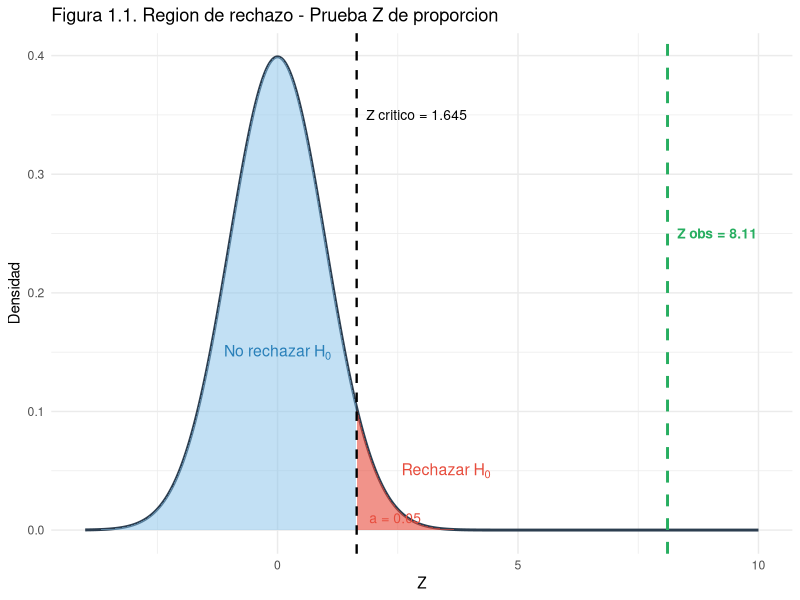
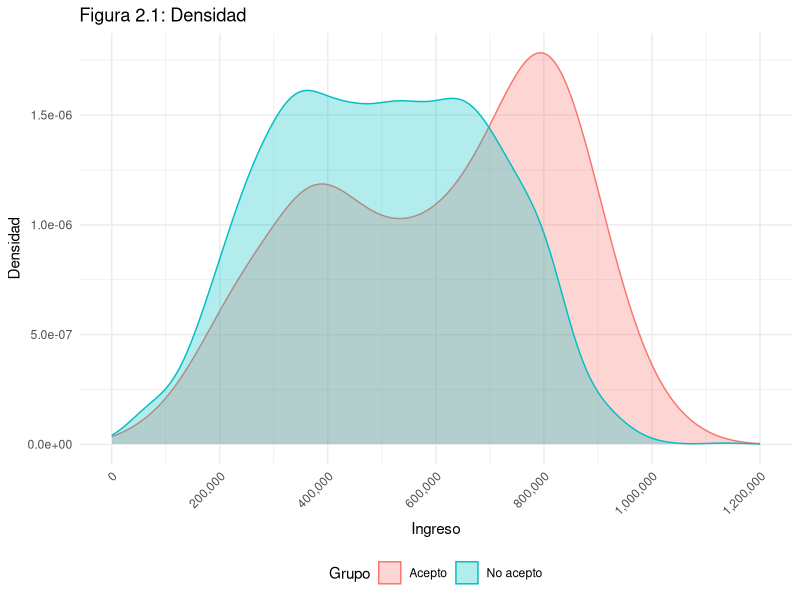
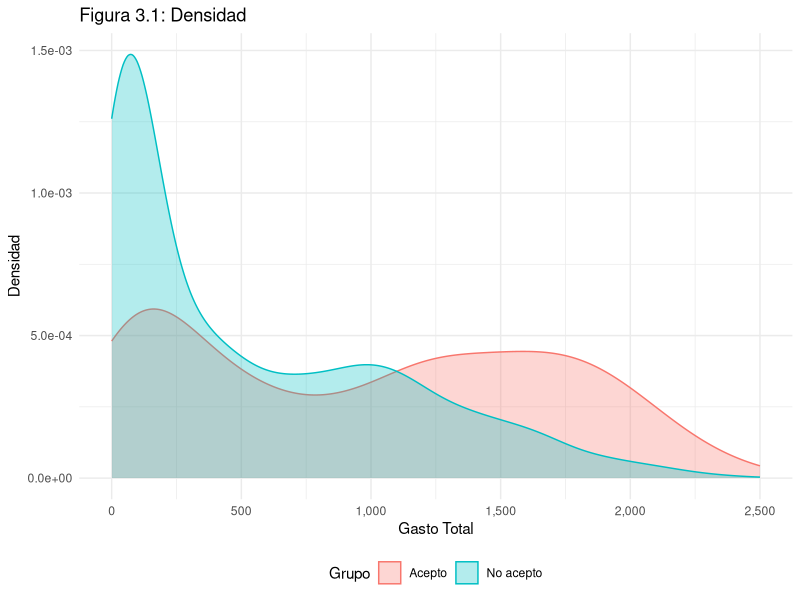
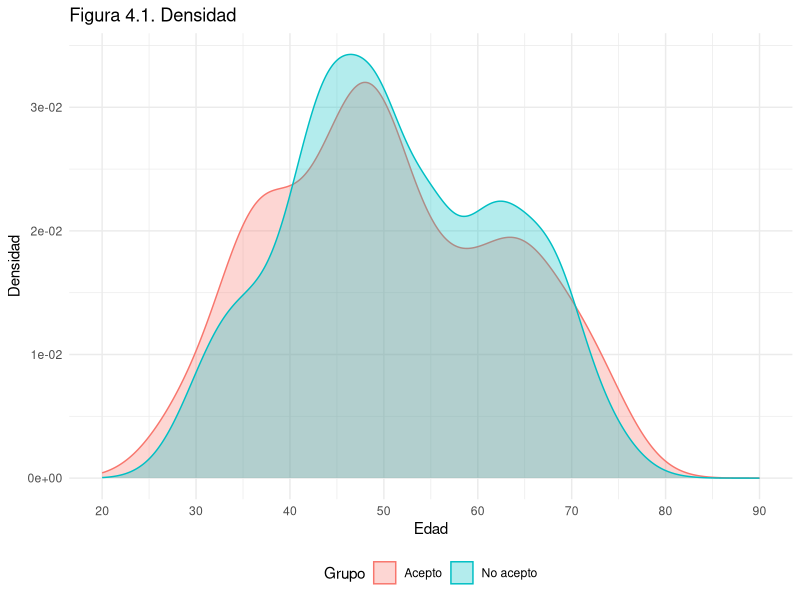

The R script that drew these images, in order:
## ---- chunk 1
knitr::opts_chunk$set(echo = TRUE, warning = FALSE, message = FALSE)
library(knitr)
library(kableExtra)
library(tidyverse)
library(scales)
library(boot)
library(car)
library(nortest)
library(patchwork)
## ---- chunk 2
datos <- read.csv("datos_limpios_actividad1.csv")
## ---- chunk 3
# Parametros
n  <- nrow(datos)
p0 <- 0.10

# Condiciones supuesto 3
cond1 <- n * p0
cond2 <- n * (1 - p0)

# Proporcion muestral
x     <- sum(datos$Respuesta)
p_hat <- x / n
## ---- chunk 4
tabla_sup <- data.frame(
  Supuesto     = c("Variable binaria (Bernoulli)",
                   "Independencia de observaciones",
                   "n * p0 >= 5",
                   "n * (1 - p0) >= 5",
                   "Proporcion hipotetica conocida",
                   "Proporcion muestral"),
  Verificacion = c("Respuesta = {0, 1}",
                   "Clientes independientes entre si",
                   paste0("2041 x 0.10 = ", cond1),
                   paste0("2041 x 0.90 = ", cond2),
                   "p0 = 0.10",
                   paste0("x/n = ", x, "/", n, " = ", round(p_hat, 4))),
  Cumple       = c("Si", "Si", "Si", "Si", "Si", "Si")
)

kable(tabla_sup,
      caption = "Tabla 1.1: Verificacion de supuestos - Prueba Z de proporcion",
      align   = "llc") |>
  kable_styling(bootstrap_options = c("striped", "hover", "condensed"),
                full_width = FALSE,
                font_size  = 13)
## ---- chunk 5
# Nivel de significancia
alpha <- 0.05

# Estadistico Z observado
Z_obs <- (p_hat - p0) / sqrt(p0 * (1 - p0) / n)

# Valor critico (prueba unilateral derecha)
Z_critico <- qnorm(1 - alpha)

# Valor p
p_valor <- pnorm(Z_obs, lower.tail = FALSE)

# Decision
decision <- ifelse(Z_obs > Z_critico, "Rechazar H0", "No rechazar H0")
## ---- chunk 6
tabla_prueba <- data.frame(
  Elemento = c("Proporcion muestral (p)",
               "Proporcion bajo H0 (p0)",
               "Tamano muestral (n)",
               "Estadistico Z observado",
               "Valor critico Z (alpha = 0.05)",
               "Valor p",
               "Decision"),
  Valor    = c(round(p_hat, 4),
               p0,
               n,
               round(Z_obs, 4),
               round(Z_critico, 4),
               ifelse(p_valor < 0.001, "< 0.001", round(p_valor, 4)),
               decision)
)

kable(tabla_prueba,
      caption = "Tabla 1.2: Resultados prueba Z de proporcion",
      align   = "lc") |>
  kable_styling(bootstrap_options = c("striped", "hover", "condensed"),
                full_width = FALSE,
                font_size  = 13) |>
  row_spec(7, bold = TRUE, background = "#d5f5e3")
## ---- chunk 7
x_z <- seq(-4, 10, length.out = 1000)
df_z <- data.frame(x = x_z, y = dnorm(x_z))

ggplot(df_z, aes(x = x, y = y)) +
  geom_line(color = "#2c3e50", linewidth = 1) +
  geom_area(data = subset(df_z, x <= Z_critico),
            fill = "#85c1e9", alpha = 0.5) +
  geom_area(data = subset(df_z, x >= Z_critico),
            fill = "#e74c3c", alpha = 0.6) +
  geom_vline(xintercept = Z_critico, linetype = "dashed",
             color = "black", linewidth = 0.8) +
  geom_vline(xintercept = Z_obs, linetype = "dashed",
             color = "#27ae60", linewidth = 1) +
  annotate("text", x = Z_critico + 0.2, y = 0.35,
           label = paste0("Z critico = ", round(Z_critico, 3)),
           hjust = 0, color = "black", size = 3.5) +
  annotate("text", x = Z_obs + 0.2, y = 0.25,
           label = paste0("Z obs = ", round(Z_obs, 2)),
           hjust = 0, color = "#27ae60", size = 3.5, fontface = "bold") +
  annotate("text", x = 0, y = 0.15,
           label = expression("No rechazar H"[0]),
           color = "#2980b9", size = 4) +
  annotate("text", x = 3.5, y = 0.05,
           label = expression("Rechazar H"[0]),
           color = "#e74c3c", size = 4) +
  annotate("text", x = Z_critico + 0.8, y = 0.01,
           label = "a = 0.05", color = "#e74c3c", size = 3.5) +
  labs(title = "Figura 1.1. Region de rechazo - Prueba Z de proporcion",x = "Z", y = "Densidad") +
  theme_minimal()
## ---- chunk 8
# Valor critico bilateral al 95%
Z_alpha2 <- qnorm(1 - alpha / 2)

# Error estandar
ee <- sqrt(p_hat * (1 - p_hat) / n)

# IC bilateral
IC_inf     <- p_hat - Z_alpha2 * ee
IC_sup     <- p_hat + Z_alpha2 * ee

# IC unilateral derecha (consistente con la prueba)
IC_uni_inf <- p_hat - qnorm(1 - alpha) * ee
IC_uni_sup <- 1
## ---- chunk 9
# Valor critico bilateral al 95%
Z_alpha2 <- qnorm(1 - alpha / 2)

# Error estandar
ee <- sqrt(p_hat * (1 - p_hat) / n)

# Limites del intervalo
IC_inf <- p_hat - Z_alpha2 * ee
IC_sup <- p_hat + Z_alpha2 * ee
## ---- chunk 10
tabla_ic <- data.frame(
  Elemento = c("Proporcion muestral (p)",
               "Error estandar",
               "Valor critico Z (alpha/2 = 0.025)",
               "IC bilateral - Limite inferior",
               "IC bilateral - Limite superior",
               "IC bilateral 95%",
               "IC unilateral derecha 95%"),
  Valor    = c(round(p_hat, 4),
               round(ee, 4),
               round(Z_alpha2, 4),
               round(IC_inf, 4),
               round(IC_sup, 4),
               paste0("[", round(IC_inf, 4), " , ", round(IC_sup, 4), "]"),
               paste0("[", round(IC_uni_inf, 4), " , 1]"))
)

kable(tabla_ic,
      caption = "Tabla 1.3: Intervalos de confianza de Wald al 95%",
      align   = "lc") |>
  kable_styling(bootstrap_options = c("striped", "hover", "condensed"),
                full_width = FALSE,
                font_size  = 13) |>
  row_spec(6, bold = TRUE, background = "#d5f5e3") |>
  row_spec(7, bold = TRUE, background = "#d5e5f5")
## ---- chunk 11
# Separar grupos
grupo1 <- datos$Ingreso[datos$Respuesta == 1]  # Acepto
grupo0 <- datos$Ingreso[datos$Respuesta == 0]  # No acepto

# Prueba F de Fisher para igualdad de varianzas
fisher_test <- var.test(grupo1, grupo0)

# Extraer resultados
F_obs    <- fisher_test$statistic
p_fisher <- fisher_test$p.value
IC_fisher <- fisher_test$conf.int
decision_fisher <- ifelse(p_fisher < 0.05, 
                          "Varianzas diferentes -> t-Welch",
                          "Varianzas iguales -> t-Student")
## ---- chunk 12
tabla_fisher <- data.frame(
  Elemento = c("Varianza grupo 1 (acepto)",
               "Varianza grupo 0 (no acepto)",
               "Estadistico F",
               "Valor p",
               "IC 95% cociente de varianzas",
               "Decision"),
  Valor    = c(round(var(grupo1), 2),
               round(var(grupo0), 2),
               round(F_obs, 4),
               ifelse(p_fisher < 0.001, "< 0.001", round(p_fisher, 4)),
               paste0("[", round(IC_fisher[1], 4), " , ", 
                      round(IC_fisher[2], 4), "]"),
               decision_fisher)
)

kable(tabla_fisher,
      caption = "Tabla 2.1. Prueba F de Fisher - Igualdad de varianzas",
      align = "lc") |>
  kable_styling(bootstrap_options = c("striped", "hover", "condensed"),
                full_width = FALSE, font_size = 13) |>
  row_spec(6, bold = TRUE, background = "#d5f5e3")
## ---- chunk 13
# Prueba t de Welch - unilateral derecha
ttest_p2 <- t.test(grupo1, grupo0,
                   alternative = "greater",
                   mu          = 0,
                   paired      = FALSE,
                   var.equal   = FALSE,
                   conf.level  = 0.95)

# Extraer resultados
t_obs     <- ttest_p2$statistic
gl        <- ttest_p2$parameter
p_ttest   <- ttest_p2$p.value
decision_t <- ifelse(p_ttest < 0.05, "Rechazar H0", "No rechazar H0")
## ---- chunk 14
tabla_ttest <- data.frame(
  Elemento = c("Media grupo 1 (acepto)",
               "Media grupo 0 (no acepto)",
               "Diferencia de medias",
               "Estadistico t observado",
               "Grados de libertad (Welch)",
               "Valor p",
               "Decision"),
  Valor    = c(format(round(mean(grupo1), 2), big.mark = ","),
               format(round(mean(grupo0), 2), big.mark = ","),
               format(round(mean(grupo1) - mean(grupo0), 2), big.mark = ","),
               round(t_obs, 4),
               round(gl, 2),
               ifelse(p_ttest < 0.001, "< 0.001", round(p_ttest, 4)),
               decision_t)
)

kable(tabla_ttest,
      caption = "Tabla 2.2. Resultados prueba t de Welch - Ingreso",
      align = "lc") |>
  kable_styling(bootstrap_options = c("striped", "hover", "condensed"),
                full_width = FALSE, font_size = 13) |>
  row_spec(7, bold = TRUE, background = "#d5f5e3")
## ---- chunk 15
# El IC se extrae directamente del objeto ttest_p2
IC_inf_p2 <- ttest_p2$conf.int[1]
IC_sup_p2 <- ttest_p2$conf.int[2]
## ---- chunk 16
tabla_ic_p2 <- data.frame(
  Elemento = c("Media grupo 1 (acepto)",
               "Media grupo 0 (no acepto)",
               "Diferencia de medias",
               "Limite inferior (95%)",
               "Limite superior (95%)",
               "Intervalo de confianza 95%"),
  Valor    = c(format(round(mean(grupo1), 2), big.mark = ","),
               format(round(mean(grupo0), 2), big.mark = ","),
               format(round(mean(grupo1) - mean(grupo0), 2), big.mark = ","),
               format(round(IC_inf_p2, 2), big.mark = ","),
               ifelse(is.infinite(IC_sup_p2), "Inf", 
                      format(round(IC_sup_p2, 2), big.mark = ",")),
               paste0("[", format(round(IC_inf_p2, 2), big.mark = ","),
                      " , ", ifelse(is.infinite(IC_sup_p2), "Inf",
                      format(round(IC_sup_p2, 2), big.mark = ",")), "]"))
)

kable(tabla_ic_p2,
      caption = "Tabla 2.3. Intervalo de confianza t-Welch al 95%",
      align   = "lc") |>
  kable_styling(bootstrap_options = c("striped", "hover", "condensed"),
                full_width = FALSE, font_size = 13) |>
  row_spec(6, bold = TRUE, background = "#d5f5e3")
## ---- chunk 17

# Crear data frame para el grafico
df_ingreso <- data.frame(
  Ingreso = c(grupo1, grupo0),
  Grupo   = c(rep("Acepto", length(grupo1)),
              rep("No acepto", length(grupo0)))
)

ggplot(df_ingreso, aes(x = Ingreso, fill = Grupo, color = Grupo)) +
  geom_density(alpha = 0.3) +
  scale_x_continuous(labels = scales::comma,
                     breaks = seq(0, 1200000, by = 200000),
                     limits = c(0, 1200000)) +
  scale_y_continuous(labels = scales::scientific,
                     breaks = seq(0, 2e-6, by = 5e-7)) +
  labs(title = "Figura 2.1: Densidad", x = "Ingreso", y = "Densidad") +
  theme_minimal() +
  theme(legend.position = "bottom",
        axis.text.x = element_text(angle = 45, hjust = 1))
## ---- chunk 18
# Prueba de Mann-Whitney (unilateral derecha)
mw_p2 <- wilcox.test(grupo1, grupo0,
                     alternative = "greater",
                     paired      = FALSE,
                     exact       = FALSE,
                     correct     = TRUE)

# Extraer resultados
W_obs       <- mw_p2$statistic
p_mw        <- mw_p2$p.value
decision_mw <- ifelse(p_mw < 0.05, "Rechazar H0", "No rechazar H0")
## ---- chunk 19
tabla_mw <- data.frame(
  Elemento = c("Mediana grupo 1 (acepto)",
               "Mediana grupo 0 (no acepto)",
               "Diferencia de medianas",
               "Estadistico W",
               "Valor p",
               "Decision"),
  Valor    = c(format(round(median(grupo1), 2), big.mark = ","),
               format(round(median(grupo0), 2), big.mark = ","),
               format(round(median(grupo1) - median(grupo0), 2), big.mark = ","),
               format(round(W_obs, 0), big.mark = ","),
               ifelse(p_mw < 0.001, "< 0.001", round(p_mw, 4)),
               decision_mw)
)

kable(tabla_mw,
      caption = "Tabla 2.4. Resultados prueba Mann-Whitney - Ingreso",
      align   = "lc") |>
  kable_styling(bootstrap_options = c("striped", "hover", "condensed"),
                full_width = FALSE, font_size = 13) |>
  row_spec(6, bold = TRUE, background = "#d5f5e3")
## ---- chunk 20
set.seed(123)
B <- 1000

# Funcion bootstrap: diferencia de medianas
boot_diff_medianas <- function(data, indices) {
  g1_boot <- sample(grupo1, size = length(grupo1), replace = TRUE)
  g0_boot <- sample(grupo0, size = length(grupo0), replace = TRUE)
  return(median(g1_boot) - median(g0_boot))
}

# Generar distribuciones bootstrap
boot_diffs <- replicate(B, {
  g1_boot <- sample(grupo1, size = length(grupo1), replace = TRUE)
  g0_boot <- sample(grupo0, size = length(grupo0), replace = TRUE)
  median(g1_boot) - median(g0_boot)
})

# IC percentil al 95%
IC_boot_inf <- quantile(boot_diffs, 0.025)
IC_boot_sup <- quantile(boot_diffs, 0.975)
## ---- chunk 21
tabla_ic_boot <- data.frame(
  Elemento = c("Mediana grupo 1 (acepto)",
               "Mediana grupo 0 (no acepto)",
               "Diferencia de medianas observada",
               "Limite inferior (95%)",
               "Limite superior (95%)",
               "Intervalo de confianza 95%"),
  Valor    = c(format(round(median(grupo1), 2), big.mark = ","),
               format(round(median(grupo0), 2), big.mark = ","),
               format(round(median(grupo1) - median(grupo0), 2), big.mark = ","),
               format(round(IC_boot_inf, 2), big.mark = ","),
               format(round(IC_boot_sup, 2), big.mark = ","),
               paste0("[", format(round(IC_boot_inf, 2), big.mark = ","),
                      " , ", format(round(IC_boot_sup, 2), big.mark = ","), "]"))
)

kable(tabla_ic_boot,
      caption = "Tabla 2.5. IC bootstrap percentil 95% - Diferencia de medianas",
      align   = "lc") |>
  kable_styling(bootstrap_options = c("striped", "hover", "condensed"),
                full_width = FALSE, font_size = 13) |>
  row_spec(6, bold = TRUE, background = "#d5f5e3")
## ---- chunk 22
# Separar grupos
g1_gasto <- datos$Gasto_Total[datos$Respuesta == 1]
g0_gasto <- datos$Gasto_Total[datos$Respuesta == 0]

# Prueba F de Fisher
fisher_p3    <- var.test(g1_gasto, g0_gasto)
F_obs_p3     <- fisher_p3$statistic
p_fisher_p3  <- fisher_p3$p.value
IC_fisher_p3 <- fisher_p3$conf.int
decision_fisher_p3 <- ifelse(p_fisher_p3 < 0.05,
                             "Varianzas diferentes -> t-Welch",
                             "Varianzas iguales -> t-Student")
## ---- chunk 23
tabla_fisher_p3 <- data.frame(
  Elemento = c("Varianza grupo 1 (acepto)",
               "Varianza grupo 0 (no acepto)",
               "Estadistico F",
               "Valor p",
               "IC 95% cociente de varianzas",
               "Decision"),
  Valor    = c(round(var(g1_gasto), 2),
               round(var(g0_gasto), 2),
               round(F_obs_p3, 4),
               ifelse(p_fisher_p3 < 0.001, "< 0.001",
                      round(p_fisher_p3, 4)),
               paste0("[", round(IC_fisher_p3[1], 4), " , ",
                      round(IC_fisher_p3[2], 4), "]"),
               decision_fisher_p3)
)

kable(tabla_fisher_p3,
      caption = "Tabla 3.1. Prueba F de Fisher - Igualdad de varianzas Gasto Total",
      align   = "lc") |>
  kable_styling(bootstrap_options = c("striped", "hover", "condensed"),
                full_width = FALSE, font_size = 13) |>
  row_spec(6, bold = TRUE, background = "#d5f5e3")
## ---- chunk 24
# Prueba t de Welch - unilateral derecha
ttest_p3 <- t.test(g1_gasto, g0_gasto,
                   alternative = "greater",
                   mu          = 0,
                   paired      = FALSE,
                   var.equal   = FALSE,
                   conf.level  = 0.95)

# Extraer resultados
t_obs_p3    <- ttest_p3$statistic
gl_p3       <- ttest_p3$parameter
p_ttest_p3  <- ttest_p3$p.value
IC_inf_p3   <- ttest_p3$conf.int[1]
IC_sup_p3   <- ttest_p3$conf.int[2]
decision_t_p3 <- ifelse(p_ttest_p3 < 0.05, "Rechazar H0", "No rechazar H0")
## ---- chunk 25
tabla_ttest_p3 <- data.frame(
  Elemento = c("Media grupo 1 (acepto)",
               "Media grupo 0 (no acepto)",
               "Diferencia de medias",
               "Estadistico t observado",
               "Grados de libertad (Welch)",
               "Valor p",
               "Decision"),
  Valor    = c(format(round(mean(g1_gasto), 2), big.mark = ","),
               format(round(mean(g0_gasto), 2), big.mark = ","),
               format(round(mean(g1_gasto) - mean(g0_gasto), 2), big.mark = ","),
               round(t_obs_p3, 4),
               round(gl_p3, 2),
               ifelse(p_ttest_p3 < 0.001, "< 0.001", round(p_ttest_p3, 4)),
               decision_t_p3)
)

kable(tabla_ttest_p3,
      caption = "Tabla 3.2. Resultados prueba t de Welch - Gasto Total",
      align   = "lc") |>
  kable_styling(bootstrap_options = c("striped", "hover", "condensed"),
                full_width = FALSE, font_size = 13) |>
  row_spec(7, bold = TRUE, background = "#d5f5e3")
## ---- chunk 26
tabla_ic_p3 <- data.frame(
  Elemento = c("Media grupo 1 (acepto)",
               "Media grupo 0 (no acepto)",
               "Diferencia de medias",
               "Limite inferior (95%)",
               "Limite superior (95%)",
               "Intervalo de confianza 95%"),
  Valor    = c(format(round(mean(g1_gasto), 2), big.mark = ","),
               format(round(mean(g0_gasto), 2), big.mark = ","),
               format(round(mean(g1_gasto) - mean(g0_gasto), 2), big.mark = ","),
               format(round(IC_inf_p3, 2), big.mark = ","),
               ifelse(is.infinite(IC_sup_p3), "Inf",
                      format(round(IC_sup_p3, 2), big.mark = ",")),
               paste0("[", format(round(IC_inf_p3, 2), big.mark = ","),
                      " , ", ifelse(is.infinite(IC_sup_p3), "Inf",
                      format(round(IC_sup_p3, 2), big.mark = ",")), "]"))
)

kable(tabla_ic_p3,
      caption = "Tabla 3.3. Intervalo de confianza t-Welch al 95% - Gasto Total",
      align   = "lc") |>
  kable_styling(bootstrap_options = c("striped", "hover", "condensed"),
                full_width = FALSE, font_size = 13) |>
  row_spec(6, bold = TRUE, background = "#d5f5e3")
## ---- chunk 27
# Prueba de Kolmogorov-Smirnov para cada grupo
ks_g1_gasto <- ks.test(scale(g1_gasto), "pnorm")
ks_g0_gasto <- ks.test(scale(g0_gasto), "pnorm")
## ---- chunk 28
tabla_ks_p3 <- data.frame(
  Grupo       = c("Grupo 1 - Acepto (n = 314)",
                  "Grupo 0 - No acepto (n = 1727)"),
  Estadistico = c(round(ks_g1_gasto$statistic, 4),
                  round(ks_g0_gasto$statistic, 4)),
  Valor_p     = c(ifelse(ks_g1_gasto$p.value < 0.001, "< 0.001",
                         round(ks_g1_gasto$p.value, 4)),
                  ifelse(ks_g0_gasto$p.value < 0.001, "< 0.001",
                         round(ks_g0_gasto$p.value, 4))),
  Decision    = c(ifelse(ks_g1_gasto$p.value < 0.05, "No normal", "Normal"),
                  ifelse(ks_g0_gasto$p.value < 0.05, "No normal", "Normal"))
)

kable(tabla_ks_p3,
      caption = "Tabla 3.4. Prueba de Kolmogorov-Smirnov - Normalidad del Gasto Total",
      align   = "lccc") |>
  kable_styling(bootstrap_options = c("striped", "hover", "condensed"),
                full_width = FALSE, font_size = 13)
## ---- chunk 29
df_gasto <- data.frame(
  Gasto = c(g1_gasto, g0_gasto),
  Grupo = c(rep("Acepto", length(g1_gasto)),
            rep("No acepto", length(g0_gasto)))
)

ggplot(df_gasto, aes(x = Gasto, fill = Grupo, color = Grupo)) +
  geom_density(alpha = 0.3) +
  scale_x_continuous(labels = scales::comma,
                     breaks = seq(0, 2500, by = 500),
                     limits = c(0, 2500)) +
  scale_y_continuous(labels = scales::scientific,
                     breaks = seq(0, 0.003, by = 0.0005)) +
  labs(title= "Figura 3.1: Densidad", x = "Gasto Total", y = "Densidad") +
  theme_minimal() +
  theme(legend.position = "bottom")
## ---- chunk 30
# Prueba de Mann-Whitney (unilateral derecha)
mw_p3 <- wilcox.test(g1_gasto, g0_gasto,
                     alternative = "greater",
                     paired      = FALSE,
                     exact       = FALSE,
                     correct     = TRUE)

W_obs_p3    <- mw_p3$statistic
p_mw_p3     <- mw_p3$p.value
decision_mw_p3 <- ifelse(p_mw_p3 < 0.05, "Rechazar H0", "No rechazar H0")
## ---- chunk 31
tabla_mw_p3 <- data.frame(
  Elemento = c("Mediana grupo 1 (acepto)",
               "Mediana grupo 0 (no acepto)",
               "Diferencia de medianas",
               "Estadistico W",
               "Valor p",
               "Decision"),
  Valor    = c(format(round(median(g1_gasto), 2), big.mark = ","),
               format(round(median(g0_gasto), 2), big.mark = ","),
               format(round(median(g1_gasto) - median(g0_gasto), 2), big.mark = ","),
               format(round(W_obs_p3, 0), big.mark = ","),
               ifelse(p_mw_p3 < 0.001, "< 0.001", round(p_mw_p3, 4)),
               decision_mw_p3)
)

kable(tabla_mw_p3,
      caption = "Tabla 3.5. Resultados prueba Mann-Whitney - Gasto Total",
      align   = "lc") |>
  kable_styling(bootstrap_options = c("striped", "hover", "condensed"),
                full_width = FALSE, font_size = 13) |>
  row_spec(6, bold = TRUE, background = "#d5f5e3")
## ---- chunk 32
set.seed(123)
B <- 1000

# Generar distribuciones bootstrap - diferencia de medianas
boot_diffs_p3 <- replicate(B, {
  g1_boot <- sample(g1_gasto, size = length(g1_gasto), replace = TRUE)
  g0_boot <- sample(g0_gasto, size = length(g0_gasto), replace = TRUE)
  median(g1_boot) - median(g0_boot)
})

# IC percentil al 95%
IC_boot_inf_p3 <- quantile(boot_diffs_p3, 0.025)
IC_boot_sup_p3 <- quantile(boot_diffs_p3, 0.975)
## ---- chunk 33
tabla_ic_boot_p3 <- data.frame(
  Elemento = c("Mediana grupo 1 (acepto)",
               "Mediana grupo 0 (no acepto)",
               "Diferencia de medianas observada",
               "Limite inferior (95%)",
               "Limite superior (95%)",
               "Intervalo de confianza 95%"),
  Valor    = c(format(round(median(g1_gasto), 2), big.mark = ","),
               format(round(median(g0_gasto), 2), big.mark = ","),
               format(round(median(g1_gasto) - median(g0_gasto), 2), big.mark = ","),
               format(round(IC_boot_inf_p3, 2), big.mark = ","),
               format(round(IC_boot_sup_p3, 2), big.mark = ","),
               paste0("[", format(round(IC_boot_inf_p3, 2), big.mark = ","),
                      " , ", format(round(IC_boot_sup_p3, 2), big.mark = ","), "]"))
)

kable(tabla_ic_boot_p3,
      caption = "Tabla 3.6. IC bootstrap percentil 95% - Diferencia de medianas Gasto Total",
      align   = "lc") |>
  kable_styling(bootstrap_options = c("striped", "hover", "condensed"),
                full_width = FALSE, font_size = 13) |>
  row_spec(6, bold = TRUE, background = "#d5f5e3")
## ---- chunk 34
# Separar grupos
g1_edad <- datos$Edad[datos$Respuesta == 1]
g0_edad <- datos$Edad[datos$Respuesta == 0]

# Prueba F de Fisher
fisher_p4    <- var.test(g1_edad, g0_edad)
F_obs_p4     <- fisher_p4$statistic
p_fisher_p4  <- fisher_p4$p.value
IC_fisher_p4 <- fisher_p4$conf.int
decision_fisher_p4 <- ifelse(p_fisher_p4 < 0.05,
                             "Varianzas diferentes -> t-Welch",
                             "Varianzas iguales -> t-Student")
## ---- chunk 35
tabla_fisher_p4 <- data.frame(
  Elemento = c("Varianza grupo 1 (acepto)",
               "Varianza grupo 0 (no acepto)",
               "Estadistico F",
               "Valor p",
               "IC 95% cociente de varianzas",
               "Decision"),
  Valor    = c(round(var(g1_edad), 2),
               round(var(g0_edad), 2),
               round(F_obs_p4, 4),
               ifelse(p_fisher_p4 < 0.001, "< 0.001",
                      round(p_fisher_p4, 4)),
               paste0("[", round(IC_fisher_p4[1], 4), " , ",
                      round(IC_fisher_p4[2], 4), "]"),
               decision_fisher_p4)
)

kable(tabla_fisher_p4,
      caption = "Tabla 4.1. Prueba F de Fisher - Igualdad de varianzas Edad",
      align   = "lc") |>
  kable_styling(bootstrap_options = c("striped", "hover", "condensed"),
                full_width = FALSE, font_size = 13) |>
  row_spec(6, bold = TRUE, background = "#d5f5e3")
## ---- chunk 36
# Prueba t de Student - bilateral
ttest_p4 <- t.test(g1_edad, g0_edad,
                   alternative = "two.sided",
                   mu          = 0,
                   paired      = FALSE,
                   var.equal   = TRUE,
                   conf.level  = 0.95)

# Extraer resultados
t_obs_p4      <- ttest_p4$statistic
gl_p4         <- ttest_p4$parameter
p_ttest_p4    <- ttest_p4$p.value
IC_inf_p4     <- ttest_p4$conf.int[1]
IC_sup_p4     <- ttest_p4$conf.int[2]
decision_t_p4 <- ifelse(p_ttest_p4 < 0.05, "Rechazar H0", "No rechazar H0")
## ---- chunk 37
tabla_ttest_p4 <- data.frame(
  Elemento = c("Media grupo 1 (acepto)",
               "Media grupo 0 (no acepto)",
               "Diferencia de medias",
               "Estadistico t observado",
               "Grados de libertad",
               "Valor p",
               "Decision"),
  Valor    = c(round(mean(g1_edad), 2),
               round(mean(g0_edad), 2),
               round(mean(g1_edad) - mean(g0_edad), 2),
               round(t_obs_p4, 4),
               round(gl_p4, 2),
               ifelse(p_ttest_p4 < 0.001, "< 0.001",
                      round(p_ttest_p4, 4)),
               decision_t_p4)
)

kable(tabla_ttest_p4,
      caption = "Tabla 4.2. Resultados prueba t de Student - Edad",
      align   = "lc") |>
  kable_styling(bootstrap_options = c("striped", "hover", "condensed"),
                full_width = FALSE, font_size = 13) |>
  row_spec(7, bold = TRUE, background = "#d5f5e3")
## ---- chunk 38
tabla_ic_p4 <- data.frame(
  Elemento = c("Media grupo 1 (acepto)",
               "Media grupo 0 (no acepto)",
               "Diferencia de medias",
               "Limite inferior (95%)",
               "Limite superior (95%)",
               "Intervalo de confianza 95%"),
  Valor    = c(round(mean(g1_edad), 2),
               round(mean(g0_edad), 2),
               round(mean(g1_edad) - mean(g0_edad), 2),
               round(IC_inf_p4, 4),
               round(IC_sup_p4, 4),
               paste0("[", round(IC_inf_p4, 4),
                      " , ", round(IC_sup_p4, 4), "]"))
)

kable(tabla_ic_p4,
      caption = "Tabla 4.3. Intervalo de confianza t-Student al 95% - Edad",
      align   = "lc") |>
  kable_styling(bootstrap_options = c("striped", "hover", "condensed"),
                full_width = FALSE, font_size = 13) |>
  row_spec(6, bold = TRUE, background = "#d5f5e3")
## ---- chunk 39
# Prueba de Kolmogorov-Smirnov para cada grupo
ks_g1_edad <- ks.test(scale(g1_edad), "pnorm")
ks_g0_edad <- ks.test(scale(g0_edad), "pnorm")
## ---- chunk 40
tabla_ks_p4 <- data.frame(
  Grupo       = c("Grupo 1 - Acepto (n = 314)",
                  "Grupo 0 - No acepto (n = 1727)"),
  Estadistico = c(round(ks_g1_edad$statistic, 4),
                  round(ks_g0_edad$statistic, 4)),
  Valor_p     = c(ifelse(ks_g1_edad$p.value < 0.001, "< 0.001",
                         round(ks_g1_edad$p.value, 4)),
                  ifelse(ks_g0_edad$p.value < 0.001, "< 0.001",
                         round(ks_g0_edad$p.value, 4))),
  Decision    = c(ifelse(ks_g1_edad$p.value < 0.05, "No normal", "Normal"),
                  ifelse(ks_g0_edad$p.value < 0.05, "No normal", "Normal"))
)

kable(tabla_ks_p4,
      caption = "Tabla 4.4. Prueba de Kolmogorov-Smirnov - Normalidad de la Edad",
      align   = "lccc") |>
  kable_styling(bootstrap_options = c("striped", "hover", "condensed"),
                full_width = FALSE, font_size = 13)
## ---- chunk 41
df_edad <- data.frame(
  Edad  = c(g1_edad, g0_edad),
  Grupo = c(rep("Acepto", length(g1_edad)),
            rep("No acepto", length(g0_edad)))
)

ggplot(df_edad, aes(x = Edad, fill = Grupo, color = Grupo)) +
  geom_density(alpha = 0.3) +
  scale_x_continuous(breaks = seq(20, 90, by = 10),
                     limits = c(20, 90)) +
  scale_y_continuous(labels = scales::scientific,
                     breaks = seq(0, 0.04, by = 0.01)) +
  labs(title = "Figura 4.1. Densidad", x = "Edad", y = "Densidad") +
  theme_minimal() +
  theme(legend.position = "bottom")
## ---- chunk 42
# Prueba de Mann-Whitney (bilateral)
mw_p4 <- wilcox.test(g1_edad, g0_edad,
                     alternative = "two.sided",
                     paired      = FALSE,
                     exact       = FALSE,
                     correct     = TRUE)

W_obs_p4    <- mw_p4$statistic
p_mw_p4     <- mw_p4$p.value
decision_mw_p4 <- ifelse(p_mw_p4 < 0.05, "Rechazar H0", "No rechazar H0")
## ---- chunk 43
tabla_mw_p4 <- data.frame(
  Elemento = c("Mediana grupo 1 (acepto)",
               "Mediana grupo 0 (no acepto)",
               "Diferencia de medianas",
               "Estadistico W",
               "Valor p",
               "Decision"),
  Valor    = c(round(median(g1_edad), 2),
               round(median(g0_edad), 2),
               round(median(g1_edad) - median(g0_edad), 2),
               format(round(W_obs_p4, 0), big.mark = ","),
               ifelse(p_mw_p4 < 0.001, "< 0.001",
                      round(p_mw_p4, 4)),
               decision_mw_p4)
)

kable(tabla_mw_p4,
      caption = "Tabla 4.5. Resultados prueba Mann-Whitney - Edad",
      align   = "lc") |>
  kable_styling(bootstrap_options = c("striped", "hover", "condensed"),
                full_width = FALSE, font_size = 13) |>
  row_spec(6, bold = TRUE, background = "#d5f5e3")
## ---- chunk 44
set.seed(123)
B <- 1000

# Generar distribuciones bootstrap - diferencia de medianas
boot_diffs_p4 <- replicate(B, {
  g1_boot <- sample(g1_edad, size = length(g1_edad), replace = TRUE)
  g0_boot <- sample(g0_edad, size = length(g0_edad), replace = TRUE)
  median(g1_boot) - median(g0_boot)
})

# IC percentil al 95%
IC_boot_inf_p4 <- quantile(boot_diffs_p4, 0.025)
IC_boot_sup_p4 <- quantile(boot_diffs_p4, 0.975)
## ---- chunk 45
tabla_ic_boot_p4 <- data.frame(
  Elemento = c("Mediana grupo 1 (acepto)",
               "Mediana grupo 0 (no acepto)",
               "Diferencia de medianas observada",
               "Limite inferior (95%)",
               "Limite superior (95%)",
               "Intervalo de confianza 95%"),
  Valor    = c(round(median(g1_edad), 2),
               round(median(g0_edad), 2),
               round(median(g1_edad) - median(g0_edad), 2),
               round(IC_boot_inf_p4, 2),
               round(IC_boot_sup_p4, 2),
               paste0("[", round(IC_boot_inf_p4, 2),
                      " , ", round(IC_boot_sup_p4, 2), "]"))
)

kable(tabla_ic_boot_p4,
      caption = "Tabla 4.6. IC bootstrap percentil 95% - Diferencia de medianas Edad",
      align   = "lc") |>
  kable_styling(bootstrap_options = c("striped", "hover", "condensed"),
                full_width = FALSE, font_size = 13) |>
  row_spec(6, bold = TRUE, background = "#d5f5e3")
